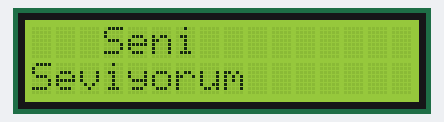
Simulated run of this sketch. Board: Arduino Uno, built with avr-gcc and run on an emulated ATmega328P. On the bench: 16×2 character LCD.

Above: at 0.23 s.
At 0.85 s:
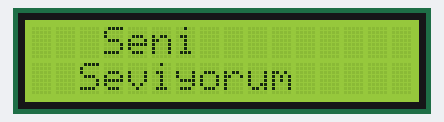
At 1.47 s:
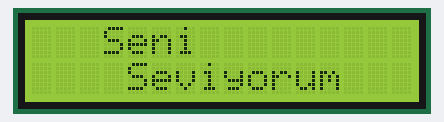
At 3.03 s:
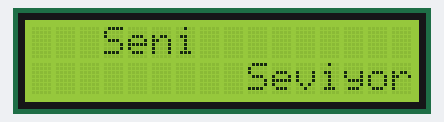
At 4.27 s:
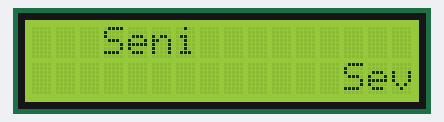
At 5.83 s:
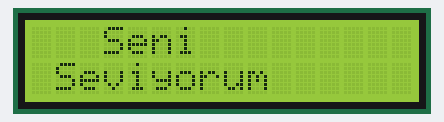

The sketch:

yanipsonenLcd.ino
```cpp
#include <LiquidCrystal_I2C.h>

LiquidCrystal_I2C lcd(0x3f,16,2); // Bu kodu kullanırken ekranda yazı çıkmaz ise 0x27 yerine 0x3f yazınız !!
void setup() {
  lcd.begin();

}

void loop(){
int i;
lcd.setCursor(3,0); // İlk satırın başlangıç noktası
lcd.print("Seni");
for(i=0; i<17; i++)
{
  lcd.setCursor(i,1); // İkinci satırın başlangıç noktası, for döngüsü sayesinde bu sütun sürekli kayacaktır
  lcd.print("Seviyorum");
  delay(300);
  lcd.setCursor(i,1);
  lcd.print(" ");
}
}
```

Measured:
- by itself, everything shown: repeats every 5.3 s, in 17 steps
